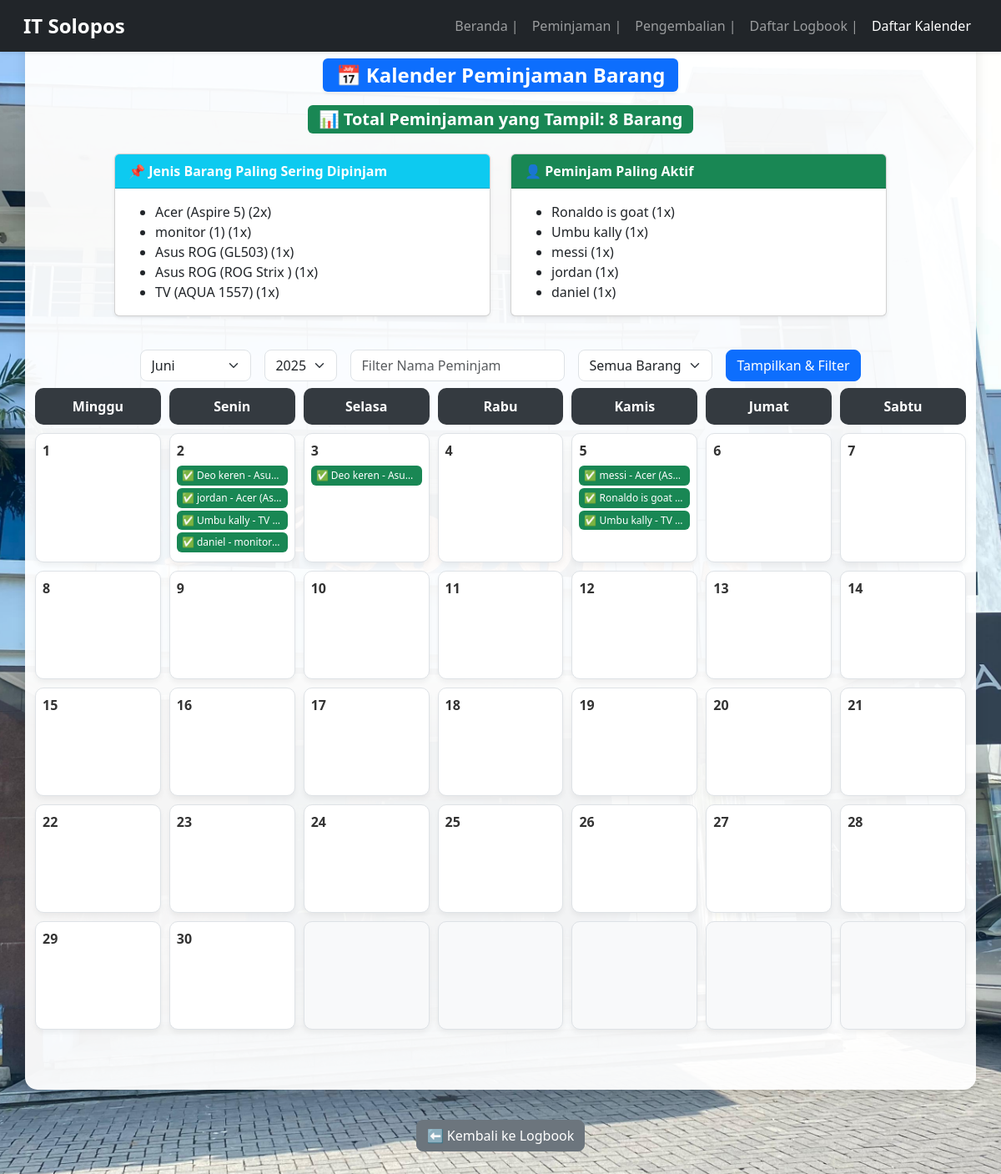
Page /daftar-kalender.php on the committed database.
### tables this page shows
CREATE TABLE `peminjaman_barang` (
  `id` int(11) NOT NULL,
  `nama` varchar(100) NOT NULL,
  `jenis_barang` varchar(255) NOT NULL,
  `dengan_siapa` varchar(255) NOT NULL,
  `tanggal_peminjaman` timestamp NOT NULL DEFAULT current_timestamp(),
  `tanggal_pengembalian` timestamp NULL DEFAULT current_timestamp(),
  `status` varchar(100) NOT NULL,
  `tanda_tangan_peminjaman` text NOT NULL,
  `tanda_tangan_pengembalian` text NOT NULL,
  `dikembalikan_kepada` varchar(255) NOT NULL
);

### daftar-kalender.php (the view, shortened to what this page needs)
<?php
include 'config.php';
$bulan = isset($_GET['bulan']) ? intval($_GET['bulan']) : date('n');
$tahun = isset($_GET['tahun']) ? intval($_GET['tahun']) : date('Y');
$filterNama = isset($_GET['nama']) ? mysqli_real_escape_string($conn, $_GET['nama']) : '';
$jumlahHari = cal_days_in_month(CAL_GREGORIAN, $bulan, $tahun);
$startDayOfWeek = date('w', strtotime("$tahun-$bulan-01"));
$startDateOfMonth = "$tahun-$bulan-01 00:00:00";
$endDateOfMonth = "$tahun-$bulan-$jumlahHari 23:59:59";
$queryStr = "SELECT * FROM peminjaman_barang
             WHERE (
                 (tanggal_peminjaman BETWEEN '$startDateOfMonth' AND '$endDateOfMonth')
                 OR
                 (tanggal_pengembalian IS NOT NULL AND tanggal_pengembalian BETWEEN '$startDateOfMonth' AND '$endDateOfMonth')
                 OR
                 (tanggal_peminjaman < '$startDateOfMonth' AND (tanggal_pengembalian IS NULL OR tanggal_pengembalian > '$endDateOfMonth'))
             )";
$queryStr .= " ORDER BY tanggal_peminjaman ASC";
$query = mysqli_query($conn, $queryStr);
$dataPeminjaman = [];
$totalPeminjamanEvent = 0;
while ($row = mysqli_fetch_assoc($query)) {
    $timestampPinjam = strtotime($row['tanggal_peminjaman']);
    $tanggalPinjam = date('j', $timestampPinjam);
    $bulanPinjam = date('n', $timestampPinjam);
    $tahunPinjam = date('Y', $timestampPinjam);
    $namaTampil = htmlspecialchars($row['nama']);
    if ($bulanPinjam == $bulan && $tahunPinjam == $tahun) {
        $dataPeminjaman[$tanggalPinjam][] = array_merge($row, [
            'tipe_event' => 'pinjam',
            'status_tampilan' => $row['status'],
            'nama_tampilan' => $namaTampil
        ]);
        $totalPeminjamanEvent++;
    }
    if ($row['status'] == 'dikembalikan' && !empty($row['tanggal_pengembalian'])) {
        $timestampKembali = strtotime($row['tanggal_pengembalian']);
        $tanggalKembali = date('j', $timestampKembali);
        $bulanKembali = date('n', $timestampKembali);
        $tahunKembali = date('Y', $timestampKembali);
        if ($bulanKembali == $bulan && $tahunKembali == $tahun) {
            if (!($tanggalPinjam == $tanggalKembali && $bulanPinjam == $bulanKembali && $tahunPinjam == $tahunKembali)) {
                $dataPeminjaman[$tanggalKembali][] = array_merge($row, [
                    'tipe_event' => 'kembali',
                    'status_tampilan' => 'dikembalikan',
                    'nama_tampilan' => $namaTampil
                ]);
                $totalPeminjamanEvent++;
            }
        }
    }
}
$bulanList = [
    1 => "Januari", 2 => "Februari", 3 => "Maret", 4 => "April",
    5 => "Mei", 6 => "Juni", 7 => "Juli", 8 => "Agustus",
    9 => "September", 10 => "Oktober", 11 => "November", 12 => "Desember"
];
$queryBarang = "SELECT jenis_barang, COUNT(*) as jumlah
                 FROM peminjaman_barang
                 GROUP BY jenis_barang
                 ORDER BY jumlah DESC
                 LIMIT 5";
$resultBarang = mysqli_query($conn, $queryBarang);
$topBarang = [];
while ($row = mysqli_fetch_assoc($resultBarang)) {
    $topBarang[] = "{$row['jenis_barang']} ({$row['jumlah']}x)";
}
$queryNama = "SELECT nama, COUNT(*) as jumlah
              FROM peminjaman_barang
              GROUP BY nama
              ORDER BY jumlah DESC
              LIMIT 5";
$resultNama = mysqli_query($conn, $queryNama);
$topNama = [];
while ($row = mysqli_fetch_assoc($resultNama)) {
    $topNama[] = "{$row['nama']} ({$row['jumlah']}x)";
}
?>
<!DOCTYPE html>
<html lang="id">
<head>
    <link href="https://cdn.jsdelivr.net/npm/bootstrap@5.3.0/dist/css/bootstrap.min.css" rel="stylesheet">
</head>
<body>
<nav class="navbar navbar-expand-lg navbar-dark bg-dark fixed-top shadow-sm">
  <div class="container-fluid">
    <a class="navbar-brand fw-bold" href="#">IT Solopos</a>
    <div class="collapse navbar-collapse justify-content-end" id="navbarNavDropdown">
      <ul class="navbar-nav">
        <li class="nav-item"><a class="nav-link" href="home.php">Beranda | </a></li>
        <li class="nav-item"><a class="nav-link" href="peminjaman-barang.php">Peminjaman | </a></li>
        <li class="nav-item"><a class="nav-link" href="pengembalian-barang.php">Pengembalian | </a></li>
        <li class="nav-item"><a class="nav-link" href="daftar-peminjaman-barang.php">Daftar Logbook | </a></li>
        <li class="nav-item"><a class="nav-link active" href="daftar-kalender.php">Daftar Kalender</a></li>
      </ul>
    </div>
  </div>
</nav>
<div class="container py-5">
    <h2 class="text-center mb-3">
        <span class="badge bg-primary fs-4 shadow-sm">📅 Kalender Peminjaman Barang</span>
    </h2>
    <div class="text-center mb-4">
        <span class="badge bg-success fs-5">📊 Total Peminjaman yang Tampil: <?= $totalPeminjamanEvent ?> Barang</span>
    </div>
    <div class="row justify-content-center mb-4">
        <div class="col-md-5">
            <div class="card shadow-sm mb-3">
                <div class="card-header bg-info text-white fw-bold">📌 Jenis Barang Paling Sering Dipinjam</div>
                <div class="card-body">
                    <ul class="mb-0">
                        <?php if (empty($topBarang)): ?>
                            <li>Belum ada data peminjaman barang.</li>
                        <?php else: ?>
                            <?php foreach ($topBarang as $barang): ?>
                                <li><?= htmlspecialchars($barang) ?></li>
                            <?php endforeach; ?>
                        <?php endif; ?>
                    </ul>
                </div>
            </div>
        </div>
        <div class="col-md-5">
            <div class="card shadow-sm mb-3">
                <div class="card-header bg-success text-white fw-bold">👤 Peminjam Paling Aktif</div>
                <div class="card-body">
                    <ul class="mb-0">
                        <?php if (empty($topNama)): ?>
                            <li>Belum ada data peminjam.</li>
                        <?php else: ?>
                            <?php foreach ($topNama as $nama): ?>
                                <li><?= htmlspecialchars($nama) ?></li>
                            <?php endforeach; ?>
                        <?php endif; ?>
                    </ul>
                </div>
            </div>
        </div>
    </div>
    <form method="get" class="row g-3 justify-content-center mb-2">
        <div class="col-auto">
            <select name="bulan" id="selectBulan" class="form-select">
                <?php foreach ($bulanList as $num => $nama): ?>
                    <option value="<?= $num ?>" <?= $bulan == $num ? 'selected' : '' ?>><?= $nama ?></option>
                <?php endforeach; ?>
            </select>
        </div>
        <div class="col-auto">
            <select name="tahun" id="selectTahun" class="form-select">
                <?php for ($y = date('Y') - 3; $y <= date('Y') + 3; $y++): ?>
                    <option value="<?= $y ?>" <?= $tahun == $y ? 'selected' : '' ?>><?= $y ?></option>
                <?php endfor; ?>
            </select>
        </div>
        <div class="col-auto">
            <input type="text" name="nama" id="filterNama" class="form-control" placeholder="Filter Nama Peminjam" value="<?= htmlspecialchars($filterNama) ?>">
        </div>
        <div class="col-auto">
            <select name="jenis_barang" id="filterJenisBarang" class="form-select">
                <option value="">Semua Barang</option>
            </select>
        </div>
        <div class="col-auto">
            <button class="btn btn-primary" type="submit">Tampilkan & Filter</button>
        </div>
    </form>
    <div class="calendar mb-4">
        <?php
        $days = ['Minggu', 'Senin', 'Selasa', 'Rabu', 'Kamis', 'Jumat', 'Sabtu'];
        foreach ($days as $dayName) {
            echo "<div class='header'>{$dayName}</div>";
        }
        for ($day = 1; $day <= $jumlahHari; $day++) {
            echo "<div class='day'>";
            echo "<div class='date'>{$day}</div>";
            if (isset($dataPeminjaman[$day])) {
                usort($dataPeminjaman[$day], function($a, $b) {
                    $timeA = strtotime($a['tipe_event'] == 'pinjam' ? $a['tanggal_peminjaman'] : $a['tanggal_pengembalian']);
                    $timeB = strtotime($b['tipe_event'] == 'pinjam' ? $b['tanggal_peminjaman'] : $b['tanggal_pengembalian']);
                    return $timeA <=> $timeB;
                });
                foreach ($dataPeminjaman[$day] as $item) {
                    $nama = htmlspecialchars($item['nama_tampilan']);
                    $barang = htmlspecialchars($item['jenis_barang']);
                    $status = $item['status'];
                    $dipinjamDari = htmlspecialchars($item['dengan_siapa']);
                    $dikembalikanKepada = htmlspecialchars($item['dikembalikan_kepada'] ?? '-');
                    $tanggalPeminjamanFormatted = date('d-m-Y H:i', strtotime($item['tanggal_peminjaman']));
                    $tanggalPengembalianFormatted = '-';
                    if ($status == 'dikembalikan' && !empty($item['tanggal_pengembalian']) && $item['tanggal_pengembalian'] != '0000-00-00 00:00:00') {
                           $tanggalPengembalianFormatted = date('d-m-Y H:i', strtotime($item['tanggal_pengembalian']));
                    }
                    $label = '';
                    $bg = '';
                    if ($status == 'dipinjam') {
                        $label = "📦 {$nama} - {$barang}";
                        $bg = "bg-warning text-dark";
                    } else if ($status == 'dikembalikan') {
                        $label = "✅ {$nama} - {$barang}";
                        $bg = "bg-success text-white";
                    }
                    echo "<div class='item $bg' onclick=\"showDetail('$nama', '$barang', '$tanggalPeminjamanFormatted', '$tanggalPengembalianFormatted', '$status', '$dipinjamDari', '$dikembalikanKepada')\">$label</div>";
                }
            }
            echo "</div>";
        }
        $remainingDays = (7 - ($jumlahHari + $startDayOfWeek) % 7) % 7;
        for ($i = 0; $i < $remainingDays; $i++) {
            echo "<div class='day bg-light'></div>";
        }
        ?>
    </div>
</div>
<div class="text-center mt-3 mb-5">
    <a href="daftar-peminjaman-barang.php" class="btn btn-secondary">⬅ Kembali ke Logbook</a>
</div>
</body>
</html>

### daftar-kalender.php (style rules this page uses)
body { background-image: url('img/solopos5.jpg'); background-size: cover; background-position: center; background-attachment: fixed; min-height: 100vh; display: flex; flex-direction: column; }
.container { background-color: rgba(255,255,255,0.95); border-radius: 15px; box-shadow: 0 8px 16px rgba(0,0,0,0.1); flex-grow: 1; margin-top: 20px; margin-bottom: 20px; padding-top: 40px; }
.calendar { display: grid; grid-template-columns: repeat(7, 1fr); gap: 10px; }
.header { font-weight: bold; text-align: center; background-color: #343a40; color: white; padding: 10px 0; border-radius: 10px; }
.day { border: 1px solid #dee2e6; min-height: 130px; padding: 8px; background: #ffffff; position: relative; border-radius: 10px; box-shadow: 0 4px 6px rgba(0,0,0,0.05); transition: transform 0.2s, box-shadow 0.2s; overflow: hidden; text-overflow: ellipsis; }
.day .date { font-weight: bold; font-size: 16px; color: #333; margin-bottom: 6px; }
.item { padding: 4px 6px; font-size: 12px; border-radius: 6px; margin-bottom: 3px; cursor: pointer; white-space: nowrap; overflow: hidden; text-overflow: ellipsis; transition: background-color 0.2s, box-shadow 0.2s; line-height: 1.3; }
.form-select, .form-control, .btn { border-radius: 8px; }
.navbar { padding: 0.5rem 1rem; }
.navbar-brand { font-size: 1.5rem; }
.nav-link { font-weight: 500; }

### rows in the picture
peminjaman_barang: label "✅ Deo keren - Asu…"
peminjaman_barang: label "✅ jordan - Acer (As…"
peminjaman_barang: label "✅ Umbu kally - TV…"
peminjaman_barang: label "✅ daniel - monitor…"
peminjaman_barang: label "✅ messi - Acer (As…"
peminjaman_barang: label "✅ Ronaldo is goat…"

### other values in the picture
$totalPeminjamanEvent "8"
$barang "Acer (Aspire 5) (2x)"
$barang "monitor (1) (1x)"
$barang "Asus ROG (GL503) (1x)"
$barang "Asus ROG (ROG Strix ) (1x)"
$barang "TV (AQUA 1557) (1x)"
$nama "Ronaldo is goat (1x)"
$nama "Umbu kally (1x)"
$nama "messi (1x)"
$nama "jordan (1x)"
$nama "daniel (1x)"
$dayName "Minggu"
$dayName "Senin"
$dayName "Selasa"
$dayName "Rabu"
